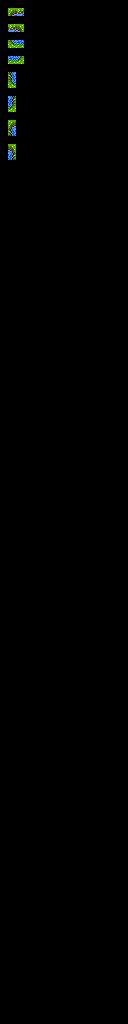

Tiled map render using the project's own tile images. Description and the map definition, with tile-layer contents summarised, below:
An orthogonal 16x128 tile map with 8x8 px tiles, 3 tile layers (regions, input1_automapping-output, output_automapping-output), 2 tilesets.

<map version="1.2" tiledversion="1.2.4" orientation="orthogonal" renderorder="left-up" width="16" height="128" tilewidth="8" tileheight="8" infinite="0" nextlayerid="4" nextobjectid="1">
 <tileset firstgid="1" source="../tilesets/overworld-tileset.tsx" />
 <tileset firstgid="641" source="../tilesets/overworld-automapping-input_tiles.tsx" />
 <layer id="1" name="regions" width="16" height="128">
  <data>[2048 cells, 16 non-empty, 1 distinct tile ids]</data>
 </layer>
 <layer id="2" name="input1_automapping-output" width="16" height="128">
  <data>[2048 cells, 16 non-empty, 3 distinct tile ids]</data>
 </layer>
 <layer id="3" name="output_automapping-output" width="16" height="128">
  <data>[2048 cells, 8 non-empty, 2 distinct tile ids]</data>
 </layer>
</map>
